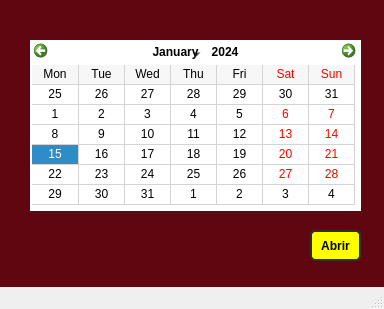
<?xml version="1.0" encoding="UTF-8"?>
<ui version="4.0">
 <class>MainWindow</class>
 <widget class="QMainWindow" name="MainWindow">
  <property name="geometry">
   <rect>
    <x>0</x>
    <y>0</y>
    <width>384</width>
    <height>309</height>
   </rect>
  </property>
  <property name="minimumSize">
   <size>
    <width>384</width>
    <height>309</height>
   </size>
  </property>
  <property name="maximumSize">
   <size>
    <width>384</width>
    <height>309</height>
   </size>
  </property>
  <property name="windowTitle">
   <string>Calendario</string>
  </property>
  <widget class="QWidget" name="centralwidget">
   <layout class="QHBoxLayout" name="horizontalLayout">
    <property name="spacing">
     <number>0</number>
    </property>
    <property name="leftMargin">
     <number>0</number>
    </property>
    <property name="topMargin">
     <number>0</number>
    </property>
    <property name="rightMargin">
     <number>0</number>
    </property>
    <property name="bottomMargin">
     <number>0</number>
    </property>
    <item>
     <widget class="QFrame" name="frame">
      <property name="styleSheet">
       <string notr="true">background-color: rgb(96, 6, 17);</string>
      </property>
      <property name="frameShape">
       <enum>QFrame::NoFrame</enum>
      </property>
      <property name="frameShadow">
       <enum>QFrame::Raised</enum>
      </property>
      <widget class="QCalendarWidget" name="calendarWidget">
       <property name="geometry">
        <rect>
         <x>30</x>
         <y>40</y>
         <width>331</width>
         <height>171</height>
        </rect>
       </property>
       <property name="styleSheet">
        <string notr="true">background-color: rgb(255, 255, 255);
border: 2px solid rgb(255, 255,255 );
color: rgb(0, 0, 0);</string>
       </property>
       <property name="gridVisible">
        <bool>true</bool>
       </property>
       <property name="selectionMode">
        <enum>QCalendarWidget::SingleSelection</enum>
       </property>
       <property name="horizontalHeaderFormat">
        <enum>QCalendarWidget::ShortDayNames</enum>
       </property>
       <property name="verticalHeaderFormat">
        <enum>QCalendarWidget::NoVerticalHeader</enum>
       </property>
       <property name="navigationBarVisible">
        <bool>true</bool>
       </property>
       <property name="dateEditEnabled">
        <bool>true</bool>
       </property>
       <property name="dateEditAcceptDelay">
        <number>1500</number>
       </property>
      </widget>
      <widget class="QPushButton" name="abrir_2">
       <property name="geometry">
        <rect>
         <x>310</x>
         <y>230</y>
         <width>51</width>
         <height>31</height>
        </rect>
       </property>
       <property name="font">
        <font>
         <weight>75</weight>
         <bold>true</bold>
        </font>
       </property>
       <property name="styleSheet">
        <string notr="true">QPushButton{
	border: 2px solid rgb(45, 45, 45);
 	border-radius: 5px;
    padding: 5px;
     color: rgb(255,275,275);
	background-color: rgb(255, 255, 0);
}
QPushButton:hover{
	border: 2px solid rgb(55, 55, 55);
    color: rgb(0,0,0);
}
QPushButton:focus{
	border: 2px solid rgb(255, 207, 0);
     color: rgb(0, 0, 0);
}</string>
       </property>
       <property name="text">
        <string>Abrir</string>
       </property>
      </widget>
     </widget>
    </item>
   </layout>
  </widget>
  <widget class="QMenuBar" name="menubar">
   <property name="geometry">
    <rect>
     <x>0</x>
     <y>0</y>
     <width>384</width>
     <height>21</height>
    </rect>
   </property>
  </widget>
  <widget class="QStatusBar" name="statusbar"/>
 </widget>
 <resources/>
 <connections/>
</ui>
